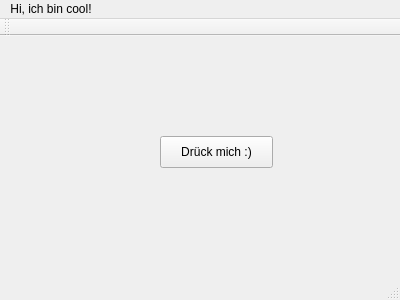
<?xml version="1.0" encoding="UTF-8"?>
<ui version="4.0">
 <class>MainWindow</class>
 <widget class="QMainWindow" name="MainWindow">
  <property name="geometry">
   <rect>
    <x>0</x>
    <y>0</y>
    <width>400</width>
    <height>300</height>
   </rect>
  </property>
  <property name="windowTitle">
   <string>MainWindow</string>
  </property>
  <widget class="QWidget" name="centralWidget">
   <widget class="QPushButton" name="pushButton">
    <property name="geometry">
     <rect>
      <x>160</x>
      <y>100</y>
      <width>113</width>
      <height>32</height>
     </rect>
    </property>
    <property name="text">
     <string>Drück mich :)</string>
    </property>
   </widget>
  </widget>
  <widget class="QMenuBar" name="menuBar">
   <property name="geometry">
    <rect>
     <x>0</x>
     <y>0</y>
     <width>400</width>
     <height>22</height>
    </rect>
   </property>
   <widget class="QMenu" name="menuHi_ich_bin_cool">
    <property name="title">
     <string>Hi, ich bin cool!</string>
    </property>
   </widget>
   <addaction name="menuHi_ich_bin_cool"/>
  </widget>
  <widget class="QToolBar" name="mainToolBar">
   <attribute name="toolBarArea">
    <enum>TopToolBarArea</enum>
   </attribute>
   <attribute name="toolBarBreak">
    <bool>false</bool>
   </attribute>
  </widget>
  <widget class="QStatusBar" name="statusBar"/>
 </widget>
 <layoutdefault spacing="6" margin="11"/>
 <resources/>
 <connections/>
</ui>
